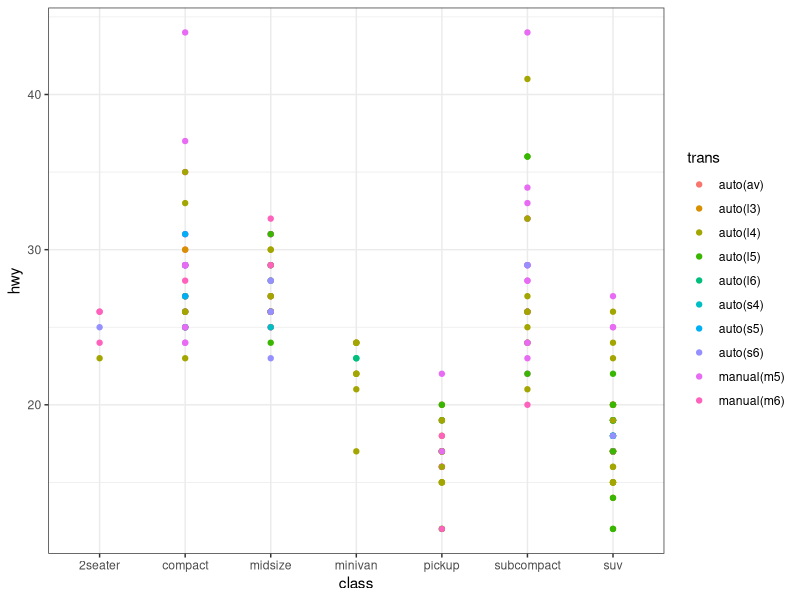
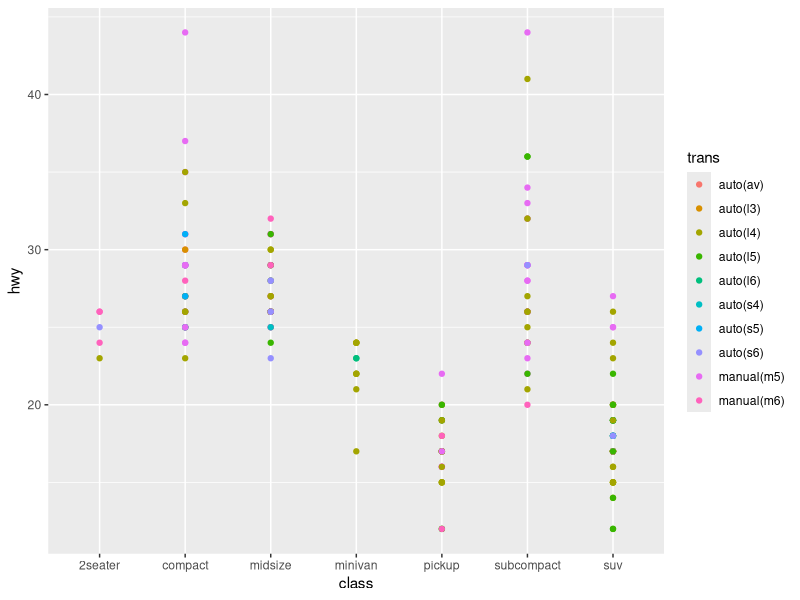
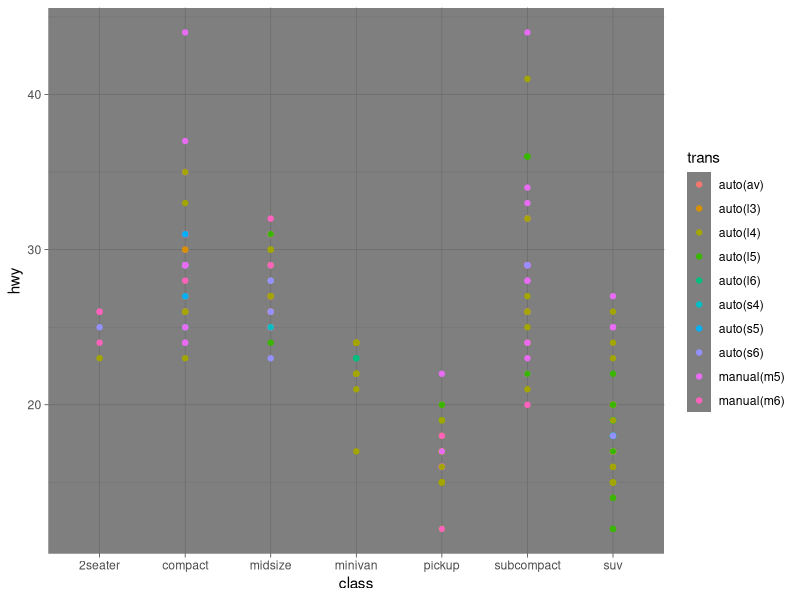
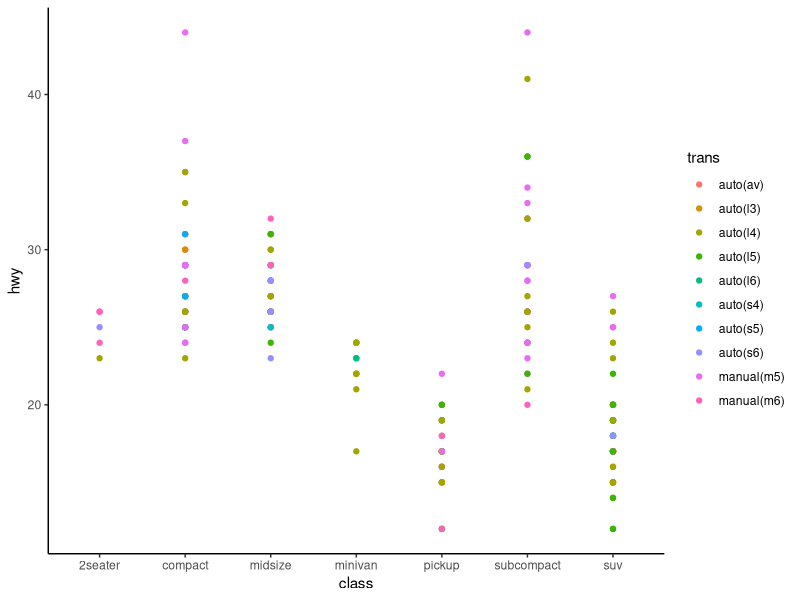
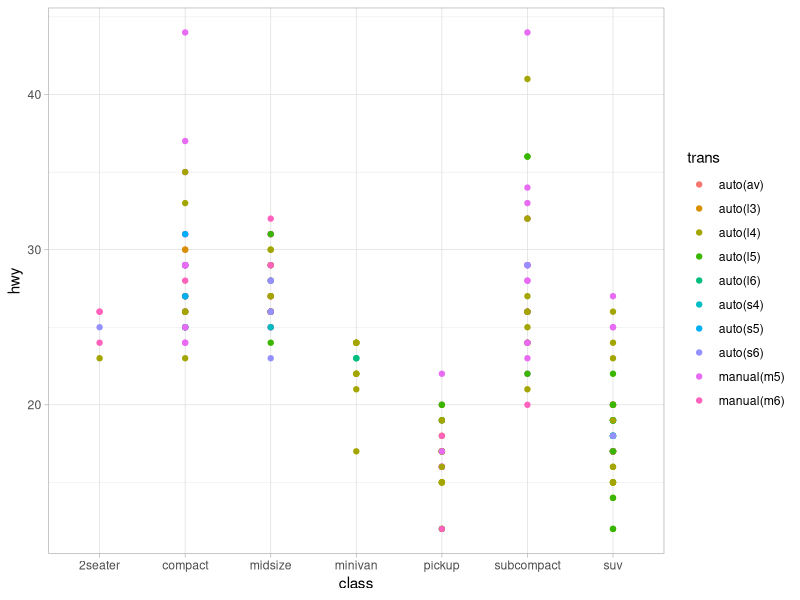
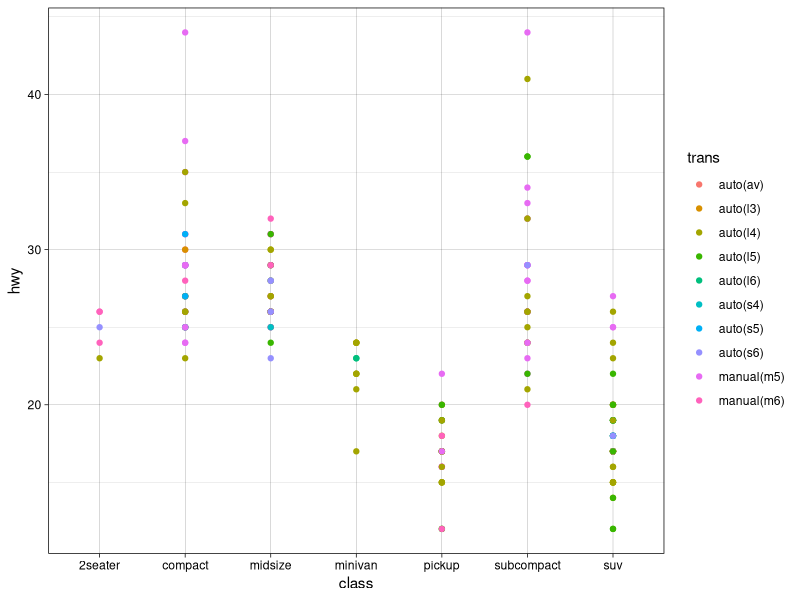
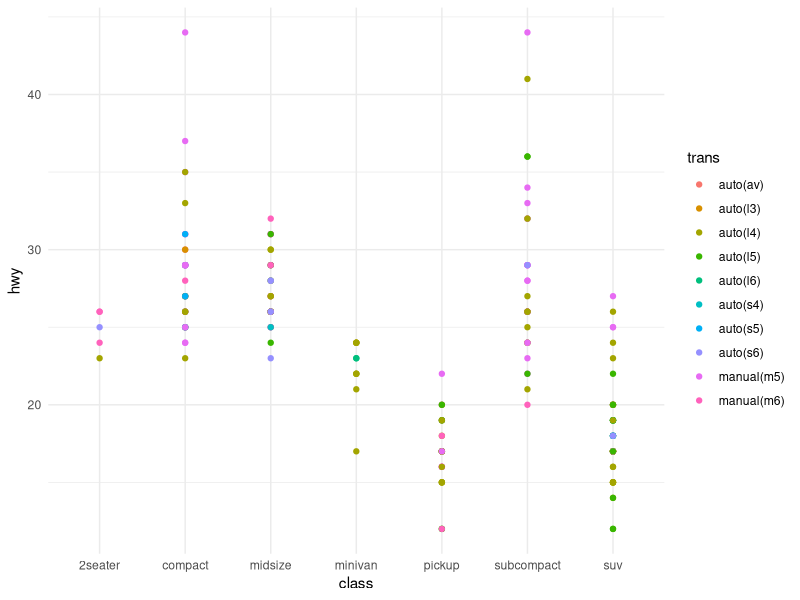
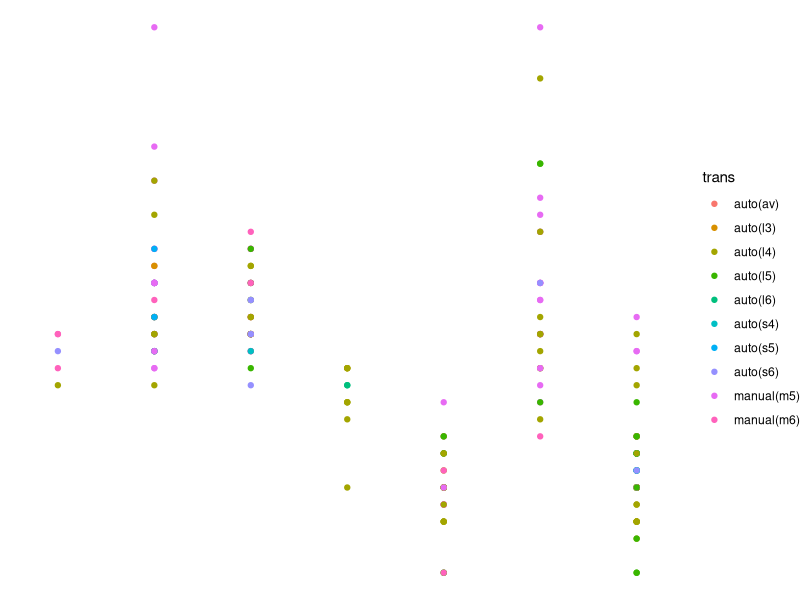

Reproduce these figures in R, in order.
## ---- chunk 1
knitr::opts_chunk$set(warning = FALSE, message = FALSE)
knitr::opts_chunk$set(fig.align = "center", out.width = "50%")
library(ggplot2)
library(dplyr)
## ---- chunk 2
ggplot(mpg) + 
  geom_point(aes(x = class, y = hwy, color = trans)) +
  theme_bw()
## ---- chunk 3
ggplot(mpg) + 
  geom_point(aes(x = class, y = hwy, color = trans)) +
  theme_gray()
## ---- chunk 4
ggplot(mpg) + 
  geom_point(aes(x = class, y = hwy, color = trans)) +
  theme_dark()
## ---- chunk 5
ggplot(mpg) + 
  geom_point(aes(x = class, y = hwy, color = trans)) +
  theme_classic()
## ---- chunk 6
ggplot(mpg) + 
  geom_point(aes(x = class, y = hwy, color = trans)) +
  theme_light()
## ---- chunk 7
ggplot(mpg) + 
  geom_point(aes(x = class, y = hwy, color = trans)) +
  theme_linedraw()
## ---- chunk 8
ggplot(mpg) + 
  geom_point(aes(x = class, y = hwy, color = trans)) +
  theme_minimal()
## ---- chunk 9
ggplot(mpg) + 
  geom_point(aes(x = class, y = hwy, color = trans)) +
  theme_void()
